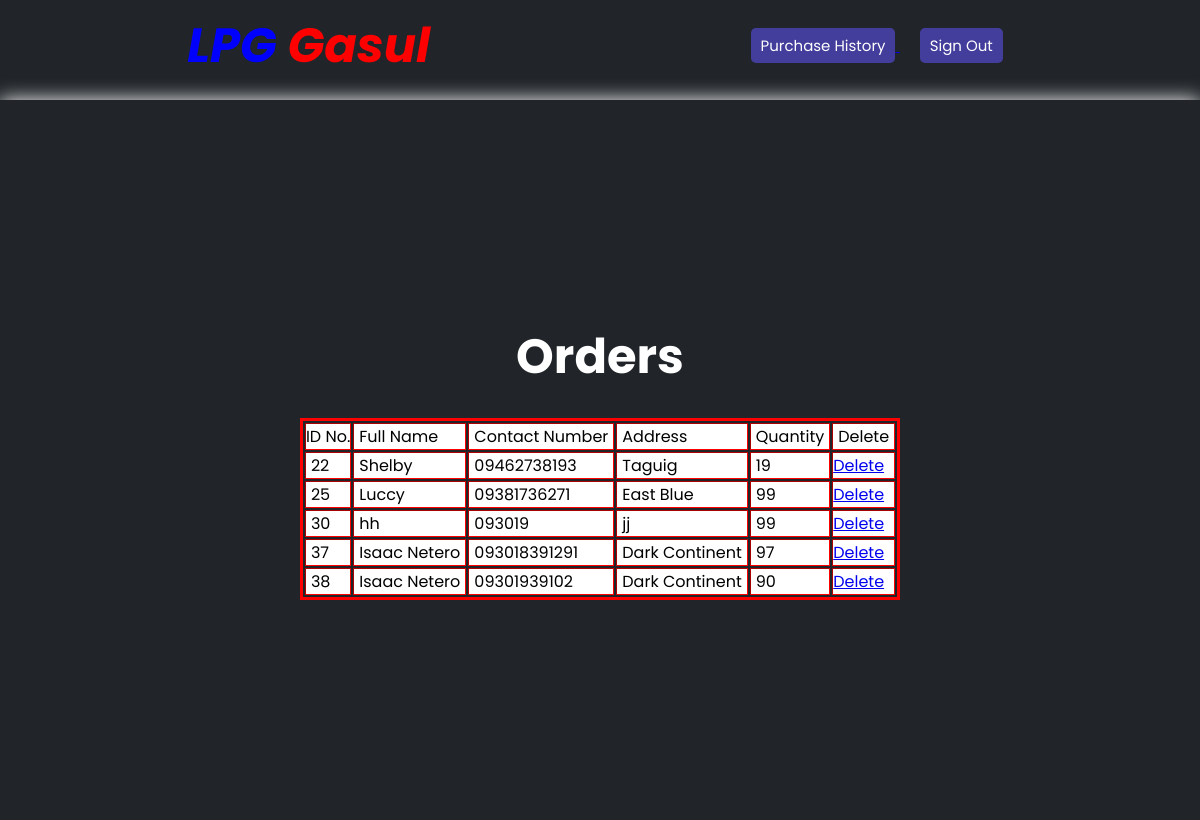
Screenshot of /admin-home.php (signed in) with the database file from the repository.
### tables this page shows
CREATE TABLE `orders` (
  `id` int(11) NOT NULL,
  `Fullname` varchar(200) DEFAULT NULL,
  `Addresss` varchar(200) DEFAULT NULL,
  `Contact` varchar(12) DEFAULT NULL,
  `Quantity` varchar(200) DEFAULT NULL
);

### admin-home.php (the view, shortened to what this page needs)
<!DOCTYPE html>
<html lang="en">
<head>
    <link rel="stylesheet" href="style/style.css">
    <link rel="stylesheet" href="style/styles.css">
</head>
<body>
    <div class="nav" style="background-color: #212529; padding: 1rem 2rem;">
        <div class="logo">
            <p><a href="home.php" style="color: red; font-style: italic; font-weight: 700;
            font-size: 3rem;"><span style="color: blue;">LPG</span> Gasul</a> </p>
        </div>
        <div class="right-links">
            <a href="purchase-history.php"> <button class="btn">Purchase History</button> </a>
            <a href="logout-admin.php"> <button class="btn">Sign Out</button> </a>
        </div>
    </div>
    <div class="about12" style="background-color: #212529; height: 90vh;
            display: flex; align-items: center; justify-content: center;
            padding: 0 2rem; flex-direction: column;">
        <?php
require("connect.php");
$result = mysqli_query($connection, 'SELECT * FROM orders');
?>
<html>
<head>
</head>
<body>
    <h1 style="color: White; font-size: 3rem;">Orders</h1>
    <br>
    <table border="3" style="border: solid red;">
        <thead>
            <tr style="background-color: white;">
                <td>ID No.</td>
                <td colspan="3" style="padding: 0 5px">Full Name</td>
                <td colspan="3" style="padding: 0 5px">Contact Number</td>
                <td colspan="3" style="padding: 0 5px">Address</td>
                <td colspan="3" style="padding: 0 5px">Quantity</td>
                <td colspan="3" style="padding: 0 5px">Delete</td>
            </tr>
        </thead>
        <?php
            while($row = mysqli_fetch_array($result) )
            {
        ?>
        <tr style="background-color: white;">
            <td colspan="" style="padding: 0 5px"><?php echo $row['id']; ?>
            <td colspan="3" style="padding: 0 5px"><?php echo $row['Fullname']; ?>
            <td colspan="3" style="padding: 0 5px"><?php echo $row['Contact']; ?>
            <td colspan="3" style="padding: 0 5px"><?php echo $row['Addresss']; ?>
            <td colspan="3" style="padding: 0 5px"><?php echo $row['Quantity']; ?>
            <td><a href="delete.php?id=<?php echo $row ["id"]; ?>">Delete</a></td>
        </tr>
        <?php } ?>
    </table>
</body>
</html>
    </div>
</body>
</html>

### style/style.css (style rules this page uses)
* { padding: 0; margin: 0; box-sizing: border-box; font-family: 'Poppins',sans-serif; }
body { background: #e4e9f7; }
.btn { height: 35px; background: rgba(76,68,182,0.808); border: 0; border-radius: 5px; color: #fff; font-size: 15px; cursor: pointer; transition: all .3s; margin-top: 10px; padding: 0px 10px; }
.nav { background: #fff; display: flex; flex-direction: row; justify-content: space-around; line-height: 60px; z-index: 100; }
.logo { font-size: 25px; font-weight: 900; }
.logo a { text-decoration: none; color: #000; }
.right-links a { padding: 0 10px; }
.about12 { background-color: #212529; height: 80vh; display: flex; filter: drop-shadow(0 0 10px white); }

### rows the page displays
orders: id "22", Fullname "Shelby", Contact "09462738193", Addresss "Taguig", Quantity "19"
orders: id "25", Fullname "Luccy", Contact "09381736271", Addresss "East Blue", Quantity "99"
orders: id "30", Fullname "hh", Contact "093019", Addresss "jj", Quantity "99"
orders: id "37", Fullname "Isaac Netero", Contact "093018391291", Addresss "Dark Continent", Quantity "97"
orders: id "38", Fullname "Isaac Netero", Contact "09301939102", Addresss "Dark Continent", Quantity "90"
